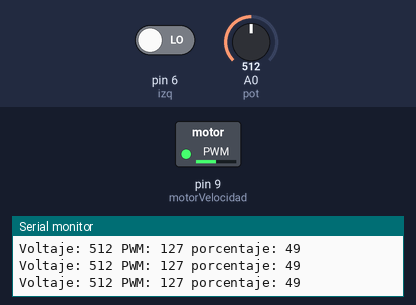
A sketch run on a simulated Arduino Uno, built with avr-gcc and run on an emulated ATmega328P. Shown: switched loads named in the sketch (green lamp = pin HIGH), the last lines printed to the serial monitor. The inputs (shaded band) are chosen by the test bench; at power-on: A0 (pot) = 512, pin 6 (izq) LOW. Pins used as bus, display or sensor lines are not drawn.

Above: at 1.2 s.
1.3 s: A0 (pot) set to 988
At 1.9 s:
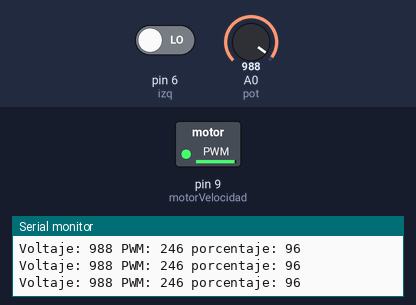
2.8 s: A0 (pot) set to 1008
At 3.2 s:
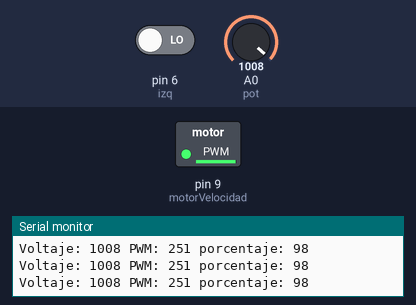
5.8 s: A0 (pot) set to 716
At 6.7 s:
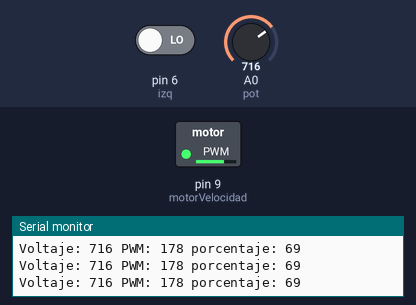
7.3 s: A0 (pot) set to 116
At 7.8 s:
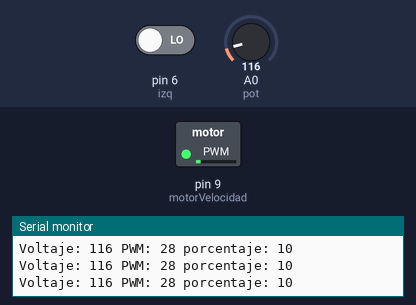
8.8 s: A0 (pot) set to 100
At 10.2 s:
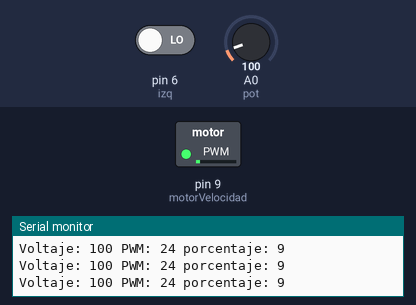
11.8 s: A0 (pot) set to 0
At 12.1 s:
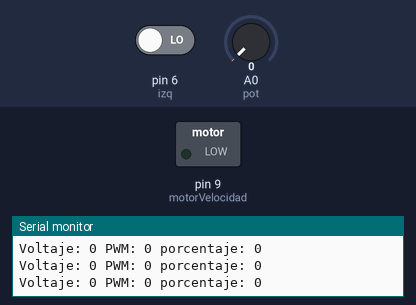
Timing chart, 0 to 14.3 s (numbered marks = the images above; inputs shaded):
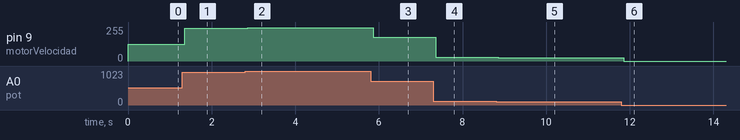

Measured:
- after the input at 1.3 s, pin 9 (motorVelocidad): 127/255 → 246/255 after 0.06 s
- after the input at 2.8 s, pin 9 (motorVelocidad): 246/255 → 251/255 after 0.06 s
- after the input at 5.8 s, pin 9 (motorVelocidad): 251/255 → 178/255 after 0.06 s
- after the input at 7.3 s, pin 9 (motorVelocidad): 178/255 → 28/255 after 0.06 s
- after the input at 8.8 s, pin 9 (motorVelocidad): 28/255 → 24/255 after 0.06 s
- after the input at 11.8 s, pin 9 (motorVelocidad): 24/255 → 0/255 after 0.05 s

The sketch:

L293D.ino
```cpp
#define pot A0  // Entrada del potenciometro
#define motorVelocidad 9  // Salida para control de velocidad del Motor
#define s1 2 // Control de giro
#define s2 3 // Control de giro
#define izq 6
float voltaje = 0;
int pwm = 0;
void setup() {
  // put your setup code here, to run once:
  Serial.begin(9600);
  pinMode(motorVelocidad, OUTPUT);
  pinMode(s1, OUTPUT);
  pinMode(s2, OUTPUT);
  digitalWrite(s1, LOW);
  digitalWrite(s2, LOW);
}

void loop() {
  // put your main code here, to run repeatedly:
  voltaje = analogRead(pot)*5.00/1023.00;
  int x = analogRead(pot);
  pwm = map(x, 0, 1023, 0, 255);
  int porcentaje = map(pwm, 0, 255, 0, 100);
  Serial.print("Voltaje: ");
  Serial.print(x);
  Serial.print(" PWM: ");
  Serial.print(pwm);
  Serial.print(" porcentaje: ");
  Serial.println(porcentaje);
  if(digitalRead(izq) == 1){
    digitalWrite(s1, HIGH);
    digitalWrite(s2, LOW);
  }
  else{
    digitalWrite(s1, LOW);
    digitalWrite(s2, HIGH);
  }

  analogWrite(motorVelocidad, pwm);
}
```
